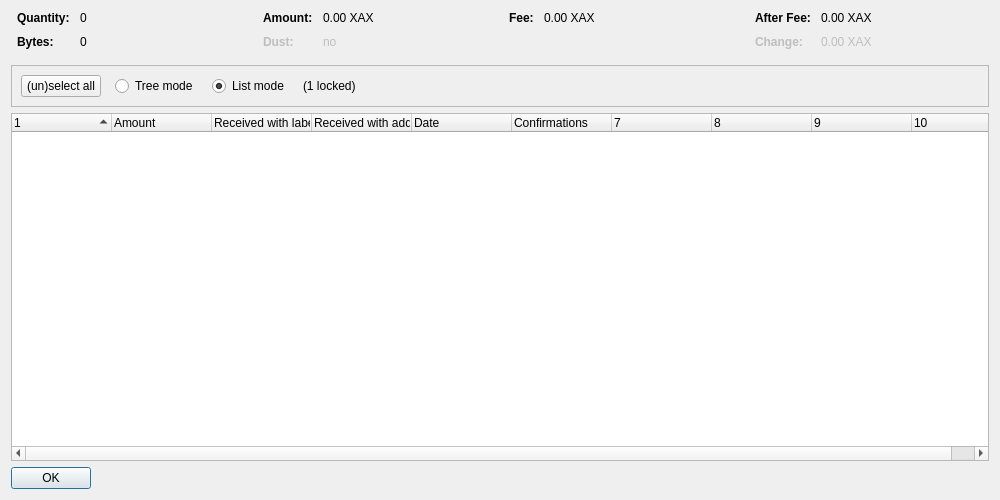
<?xml version="1.0" encoding="UTF-8"?>
<ui version="4.0">
 <class>CoinControlDialog</class>
 <widget class="QDialog" name="CoinControlDialog">
  <property name="geometry">
   <rect>
    <x>0</x>
    <y>0</y>
    <width>1000</width>
    <height>500</height>
   </rect>
  </property>
  <property name="windowTitle">
   <string>Coin Selection</string>
  </property>
  <layout class="QVBoxLayout" name="verticalLayout">
   <item>
    <layout class="QHBoxLayout" name="horizontalLayoutTop" stretch="0,0,0,0">
     <property name="topMargin">
      <number>0</number>
     </property>
     <property name="bottomMargin">
      <number>10</number>
     </property>
     <item>
      <layout class="QFormLayout" name="formLayoutCoinControl1">
       <property name="horizontalSpacing">
        <number>10</number>
       </property>
       <property name="verticalSpacing">
        <number>10</number>
       </property>
       <property name="leftMargin">
        <number>6</number>
       </property>
       <property name="rightMargin">
        <number>6</number>
       </property>
       <item row="0" column="0">
        <widget class="QLabel" name="labelCoinControlQuantityText">
         <property name="font">
          <font>
           <weight>75</weight>
           <bold>true</bold>
          </font>
         </property>
         <property name="text">
          <string>Quantity:</string>
         </property>
        </widget>
       </item>
       <item row="0" column="1">
        <widget class="QLabel" name="labelCoinControlQuantity">
         <property name="cursor">
          <cursorShape>IBeamCursor</cursorShape>
         </property>
         <property name="contextMenuPolicy">
          <enum>Qt::ActionsContextMenu</enum>
         </property>
         <property name="text">
          <string notr="true">0</string>
         </property>
         <property name="textInteractionFlags">
          <set>Qt::LinksAccessibleByMouse|Qt::TextSelectableByKeyboard|Qt::TextSelectableByMouse</set>
         </property>
        </widget>
       </item>
       <item row="1" column="0">
        <widget class="QLabel" name="labelCoinControlBytesText">
         <property name="font">
          <font>
           <weight>75</weight>
           <bold>true</bold>
          </font>
         </property>
         <property name="text">
          <string>Bytes:</string>
         </property>
        </widget>
       </item>
       <item row="1" column="1">
        <widget class="QLabel" name="labelCoinControlBytes">
         <property name="cursor">
          <cursorShape>IBeamCursor</cursorShape>
         </property>
         <property name="contextMenuPolicy">
          <enum>Qt::ActionsContextMenu</enum>
         </property>
         <property name="text">
          <string notr="true">0</string>
         </property>
         <property name="textInteractionFlags">
          <set>Qt::LinksAccessibleByMouse|Qt::TextSelectableByKeyboard|Qt::TextSelectableByMouse</set>
         </property>
        </widget>
       </item>
      </layout>
     </item>
     <item>
      <layout class="QFormLayout" name="formLayoutCoinControl2">
       <property name="horizontalSpacing">
        <number>10</number>
       </property>
       <property name="verticalSpacing">
        <number>10</number>
       </property>
       <property name="leftMargin">
        <number>6</number>
       </property>
       <property name="rightMargin">
        <number>6</number>
       </property>
       <item row="0" column="0">
        <widget class="QLabel" name="labelCoinControlAmountText">
         <property name="font">
          <font>
           <weight>75</weight>
           <bold>true</bold>
          </font>
         </property>
         <property name="text">
          <string>Amount:</string>
         </property>
        </widget>
       </item>
       <item row="0" column="1">
        <widget class="QLabel" name="labelCoinControlAmount">
         <property name="cursor">
          <cursorShape>IBeamCursor</cursorShape>
         </property>
         <property name="contextMenuPolicy">
          <enum>Qt::ActionsContextMenu</enum>
         </property>
         <property name="text">
          <string notr="true">0.00 XAX</string>
         </property>
         <property name="textInteractionFlags">
          <set>Qt::LinksAccessibleByMouse|Qt::TextSelectableByKeyboard|Qt::TextSelectableByMouse</set>
         </property>
        </widget>
       </item>
       <item row="1" column="0">
        <widget class="QLabel" name="labelCoinControlLowOutputText">
         <property name="enabled">
          <bool>false</bool>
         </property>
         <property name="font">
          <font>
           <weight>75</weight>
           <bold>true</bold>
          </font>
         </property>
         <property name="text">
          <string>Dust:</string>
         </property>
        </widget>
       </item>
       <item row="1" column="1">
        <widget class="QLabel" name="labelCoinControlLowOutput">
         <property name="enabled">
          <bool>false</bool>
         </property>
         <property name="cursor">
          <cursorShape>IBeamCursor</cursorShape>
         </property>
         <property name="contextMenuPolicy">
          <enum>Qt::ActionsContextMenu</enum>
         </property>
         <property name="text">
          <string notr="true">no</string>
         </property>
         <property name="textInteractionFlags">
          <set>Qt::LinksAccessibleByMouse|Qt::TextSelectableByKeyboard|Qt::TextSelectableByMouse</set>
         </property>
        </widget>
       </item>
      </layout>
     </item>
     <item>
      <layout class="QFormLayout" name="formLayoutCoinControl3">
       <property name="horizontalSpacing">
        <number>10</number>
       </property>
       <property name="verticalSpacing">
        <number>10</number>
       </property>
       <property name="leftMargin">
        <number>6</number>
       </property>
       <property name="rightMargin">
        <number>6</number>
       </property>
       <item row="0" column="0">
        <widget class="QLabel" name="labelCoinControlFeeText">
         <property name="font">
          <font>
           <weight>75</weight>
           <bold>true</bold>
          </font>
         </property>
         <property name="text">
          <string>Fee:</string>
         </property>
        </widget>
       </item>
       <item row="0" column="1">
        <widget class="QLabel" name="labelCoinControlFee">
         <property name="cursor">
          <cursorShape>IBeamCursor</cursorShape>
         </property>
         <property name="contextMenuPolicy">
          <enum>Qt::ActionsContextMenu</enum>
         </property>
         <property name="text">
          <string notr="true">0.00 XAX</string>
         </property>
         <property name="textInteractionFlags">
          <set>Qt::LinksAccessibleByMouse|Qt::TextSelectableByKeyboard|Qt::TextSelectableByMouse</set>
         </property>
        </widget>
       </item>
      </layout>
     </item>
     <item>
      <layout class="QFormLayout" name="formLayoutCoinControl4">
       <property name="horizontalSpacing">
        <number>10</number>
       </property>
       <property name="verticalSpacing">
        <number>10</number>
       </property>
       <property name="leftMargin">
        <number>6</number>
       </property>
       <property name="rightMargin">
        <number>6</number>
       </property>
       <item row="0" column="0">
        <widget class="QLabel" name="labelCoinControlAfterFeeText">
         <property name="font">
          <font>
           <weight>75</weight>
           <bold>true</bold>
          </font>
         </property>
         <property name="text">
          <string>After Fee:</string>
         </property>
        </widget>
       </item>
       <item row="0" column="1">
        <widget class="QLabel" name="labelCoinControlAfterFee">
         <property name="cursor">
          <cursorShape>IBeamCursor</cursorShape>
         </property>
         <property name="contextMenuPolicy">
          <enum>Qt::ActionsContextMenu</enum>
         </property>
         <property name="text">
          <string notr="true">0.00 XAX</string>
         </property>
         <property name="textInteractionFlags">
          <set>Qt::LinksAccessibleByMouse|Qt::TextSelectableByKeyboard|Qt::TextSelectableByMouse</set>
         </property>
        </widget>
       </item>
       <item row="1" column="0">
        <widget class="QLabel" name="labelCoinControlChangeText">
         <property name="enabled">
          <bool>false</bool>
         </property>
         <property name="font">
          <font>
           <weight>75</weight>
           <bold>true</bold>
          </font>
         </property>
         <property name="text">
          <string>Change:</string>
         </property>
        </widget>
       </item>
       <item row="1" column="1">
        <widget class="QLabel" name="labelCoinControlChange">
         <property name="enabled">
          <bool>false</bool>
         </property>
         <property name="cursor">
          <cursorShape>IBeamCursor</cursorShape>
         </property>
         <property name="contextMenuPolicy">
          <enum>Qt::ActionsContextMenu</enum>
         </property>
         <property name="text">
          <string notr="true">0.00 XAX</string>
         </property>
         <property name="textInteractionFlags">
          <set>Qt::LinksAccessibleByMouse|Qt::TextSelectableByKeyboard|Qt::TextSelectableByMouse</set>
         </property>
        </widget>
       </item>
      </layout>
     </item>
    </layout>
   </item>
   <item>
    <widget class="QFrame" name="frame">
     <property name="minimumSize">
      <size>
       <width>0</width>
       <height>40</height>
      </size>
     </property>
     <property name="frameShape">
      <enum>QFrame::StyledPanel</enum>
     </property>
     <property name="frameShadow">
      <enum>QFrame::Sunken</enum>
     </property>
     <layout class="QHBoxLayout" name="horizontalLayout">
      <item>
       <layout class="QHBoxLayout" name="horizontalLayoutPanel" stretch="0,0,0,0,0">
        <property name="spacing">
         <number>14</number>
        </property>
        <item>
         <widget class="QPushButton" name="pushButtonSelectAll">
          <property name="sizePolicy">
           <sizepolicy hsizetype="Maximum" vsizetype="Fixed">
            <horstretch>0</horstretch>
            <verstretch>0</verstretch>
           </sizepolicy>
          </property>
          <property name="text">
           <string>(un)select all</string>
          </property>
          <property name="autoDefault">
           <bool>false</bool>
          </property>
         </widget>
        </item>
        <item>
         <widget class="QRadioButton" name="radioTreeMode">
          <property name="sizePolicy">
           <sizepolicy hsizetype="Maximum" vsizetype="Fixed">
            <horstretch>0</horstretch>
            <verstretch>0</verstretch>
           </sizepolicy>
          </property>
          <property name="text">
           <string>Tree mode</string>
          </property>
         </widget>
        </item>
        <item>
         <widget class="QRadioButton" name="radioListMode">
          <property name="sizePolicy">
           <sizepolicy hsizetype="Maximum" vsizetype="Fixed">
            <horstretch>0</horstretch>
            <verstretch>0</verstretch>
           </sizepolicy>
          </property>
          <property name="text">
           <string>List mode</string>
          </property>
          <property name="checked">
           <bool>true</bool>
          </property>
         </widget>
        </item>
        <item>
         <widget class="QLabel" name="labelLocked">
          <property name="text">
           <string notr="true">(1 locked)</string>
          </property>
         </widget>
        </item>
        <item>
         <spacer name="horizontalSpacer">
          <property name="orientation">
           <enum>Qt::Horizontal</enum>
          </property>
          <property name="sizeHint" stdset="0">
           <size>
            <width>40</width>
            <height>20</height>
           </size>
          </property>
         </spacer>
        </item>
       </layout>
      </item>
     </layout>
    </widget>
   </item>
   <item>
    <widget class="CoinControlTreeWidget" name="treeWidget">
     <property name="contextMenuPolicy">
      <enum>Qt::CustomContextMenu</enum>
     </property>
     <property name="sortingEnabled">
      <bool>false</bool>
     </property>
     <property name="columnCount">
      <number>10</number>
     </property>
     <attribute name="headerShowSortIndicator" stdset="0">
      <bool>true</bool>
     </attribute>
     <attribute name="headerStretchLastSection">
      <bool>false</bool>
     </attribute>
     <column>
      <property name="text">
       <string/>
      </property>
     </column>
     <column>
      <property name="text">
       <string>Amount</string>
      </property>
     </column>
     <column>
      <property name="text">
       <string>Received with label</string>
      </property>
     </column>
     <column>
      <property name="text">
       <string>Received with address</string>
      </property>
     </column>
     <column>
      <property name="text">
       <string>Date</string>
      </property>
     </column>
     <column>
      <property name="text">
       <string>Confirmations</string>
      </property>
      <property name="toolTip">
       <string>Confirmed</string>
      </property>
     </column>
     <column>
      <property name="text">
       <string/>
      </property>
     </column>
     <column>
      <property name="text">
       <string/>
      </property>
     </column>
     <column>
      <property name="text">
       <string/>
      </property>
     </column>
     <column>
      <property name="text">
       <string/>
      </property>
     </column>
    </widget>
   </item>
   <item>
    <widget class="QDialogButtonBox" name="buttonBox">
     <property name="sizePolicy">
      <sizepolicy hsizetype="Maximum" vsizetype="Fixed">
       <horstretch>0</horstretch>
       <verstretch>0</verstretch>
      </sizepolicy>
     </property>
     <property name="orientation">
      <enum>Qt::Horizontal</enum>
     </property>
     <property name="standardButtons">
      <set>QDialogButtonBox::Ok</set>
     </property>
    </widget>
   </item>
  </layout>
 </widget>
 <customwidgets>
  <customwidget>
   <class>CoinControlTreeWidget</class>
   <extends>QTreeWidget</extends>
   <header>coincontroltreewidget.h</header>
  </customwidget>
 </customwidgets>
 <resources/>
 <connections/>
</ui>
